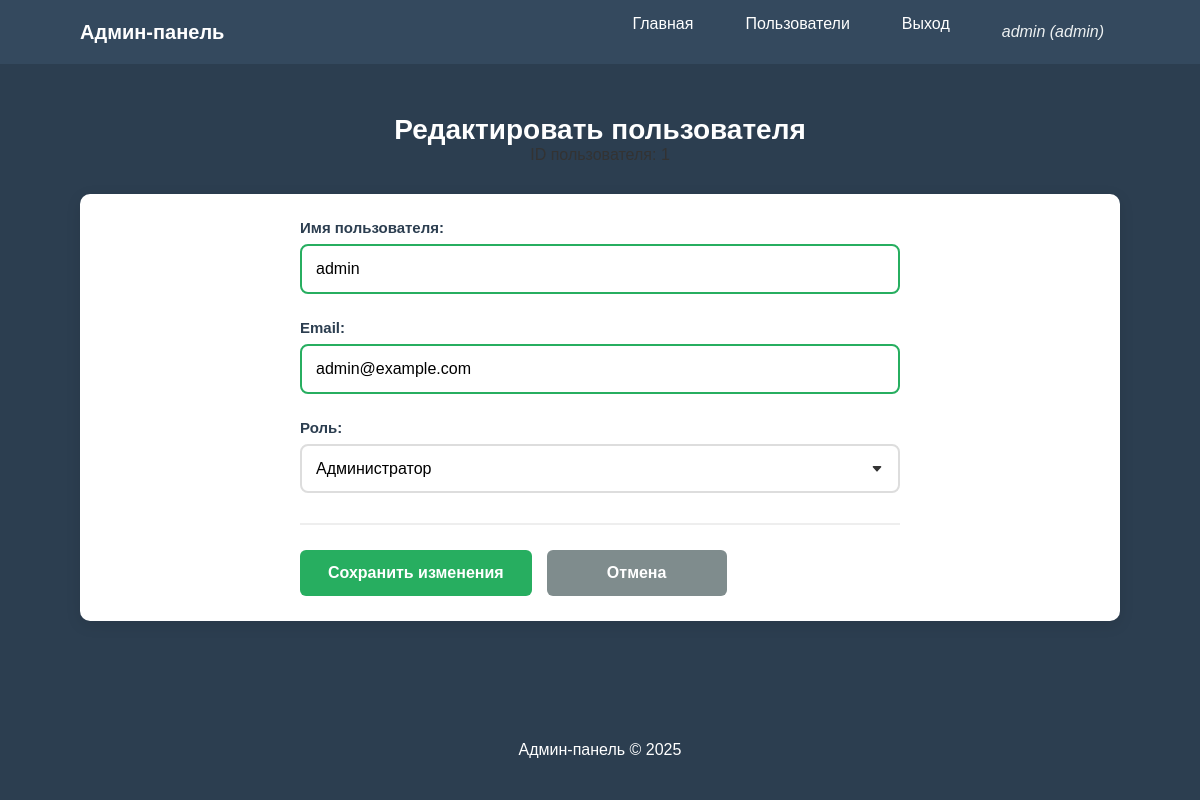
The page /admin_edit_user.php?id=1 (signed in) on the database its author committed.
### tables this page shows
CREATE TABLE IF NOT EXISTS users (
    id INT AUTO_INCREMENT PRIMARY KEY,
    username VARCHAR(50) NOT NULL UNIQUE,
    password VARCHAR(255) NOT NULL,
    email VARCHAR(100) NOT NULL UNIQUE,
    role ENUM('admin', 'user') DEFAULT 'user',
    created_at TIMESTAMP DEFAULT CURRENT_TIMESTAMP,
    updated_at TIMESTAMP DEFAULT CURRENT_TIMESTAMP ON UPDATE CURRENT_TIMESTAMP
);

### admin_edit_user.php (the view, shortened to what this page needs)
<?php
include 'db.php';
$id = $_GET['id'] ?? null;
$stmt = $pdo->prepare("SELECT username, email, role FROM users WHERE id = :id");
$stmt->execute(['id' => $id]);
$user = $stmt->fetch();
?>
<!DOCTYPE html>
<html lang="ru">
<head>
    <link rel="stylesheet" href="style.css">
</head>
<body>
    <nav class="nav-main">
        <div class="container nav-container">
            <div class="nav-logo">Админ-панель</div>
            <ul class="nav-menu">
                <li><a href="main.php">Главная</a></li>
                <li><a href="admin.php">Пользователи</a></li>
                <li><a href="logout.php">Выход</a></li>
                <li class="user-info-nav">
                    <?= htmlspecialchars($_SESSION['username']); ?> (<?= htmlspecialchars($_SESSION['role']); ?>)
                </li>
            </ul>
        </div>
    </nav>
    <div class="container">
        <header class="page-header">
            <h1>Редактировать пользователя</h1>
            <p>ID пользователя: <?= htmlspecialchars($id); ?></p>
        </header>
        <div class="content-box">
            <form action="admin_edit_user.php?id=<?= $id; ?>" method="post" class="edit-form">
                <div class="form-group">
                    <label for="username" class="form-label">Имя пользователя:</label>
                    <input type="text" id="username" name="username"
                           value="<?= htmlspecialchars($user['username']); ?>"
                           class="form-input" required>
                </div>
                <div class="form-group">
                    <label for="email" class="form-label">Email:</label>
                    <input type="email" id="email" name="email"
                           value="<?= htmlspecialchars($user['email']); ?>"
                           class="form-input" required>
                </div>
                <div class="form-group">
                    <label for="role" class="form-label">Роль:</label>
                    <select id="role" name="role" class="form-select" required>
                        <option value="admin" <?= $user['role'] === 'admin' ? 'selected' : ''; ?>>Администратор</option>
                    </select>
                </div>
                <div class="form-actions">
                    <button type="submit" class="btn btn-success">Сохранить изменения</button>
                    <a href="admin.php" class="btn btn-secondary">Отмена</a>
                </div>
            </form>
        </div>
    </div>
    <footer class="footer">
        <div class="container">
            <p>Админ-панель &copy; <?= date('Y'); ?></p>
        </div>
    </footer>
</body>
</html>

### style.css (style rules this page uses)
* { margin: 0; padding: 0; box-sizing: border-box; }
body { font-family: Arial, sans-serif; background: #2c3e50; color: #333; min-height: 100vh; }
.container { width: 90%; max-width: 1200px; margin: 0 auto; padding: 20px; }
.nav-main { background: #34495e; padding: 15px 0; }
.nav-container { display: flex; justify-content: space-between; align-items: center; max-width: 1200px; margin: 0 auto; padding: 0 20px; }
.nav-logo { color: white; font-size: 20px; font-weight: bold; }
.nav-menu { display: flex; list-style: none; gap: 20px; margin: 0; padding: 0; }
.nav-menu a { color: white; text-decoration: none; padding: 8px 16px; border-radius: 4px; transition: background 0.3s; }
.user-info-nav { color: #ecf0f1; font-style: italic; padding: 8px 16px; }
.page-header { text-align: center; margin: 30px 0; }
.page-header h1 { color: white; font-size: 28px; }
.btn { padding: 12px 24px; background: #3498db; color: white; border: none; border-radius: 6px; font-size: 16px; font-weight: bold; cursor: pointer; text-decoration: none; display: inline-block; text-align: center; transition: all 0.3s; }
.btn-success { background: #27ae60; }
.btn-secondary { background: #7f8c8d; }
.content-box { background: white; border-radius: 10px; padding: 25px; margin: 20px 0; box-shadow: 0 4px 15px rgba(0, 0, 0, 0.1); }
.footer { background: #2c3e50; color: white; text-align: center; padding: 20px; margin-top: 40px; }
.edit-form { max-width: 600px; margin: 0 auto; }
.form-group { margin-bottom: 25px; }
.form-label { display: block; margin-bottom: 8px; color: #2c3e50; font-weight: bold; font-size: 15px; }
.form-input, .form-select, .form-textarea { width: 100%; padding: 14px; border: 2px solid #ddd; border-radius: 8px; font-size: 16px; font-family: 'Arial', sans-serif; transition: all 0.3s ease; background: white; }
.form-select { appearance: none; background-repeat: no-repeat; background-position: right 15px center; background-size: 12px; padding-right: 40px; }
.form-actions { display: flex; gap: 15px; margin-top: 30px; padding-top: 25px; border-top: 2px solid #eee; }
.form-actions .btn { padding: 14px 28px; font-size: 16px; font-weight: 600; min-width: 180px; text-align: center; }
::placeholder { color: #95a5a6; opacity: 0.8; }

### rows shown on the page
users: username "admin", email "admin@example.com", role "Администратор"

### other values the page prints
$_SESSION['username'] "admin"
$_SESSION['role'] "admin"
